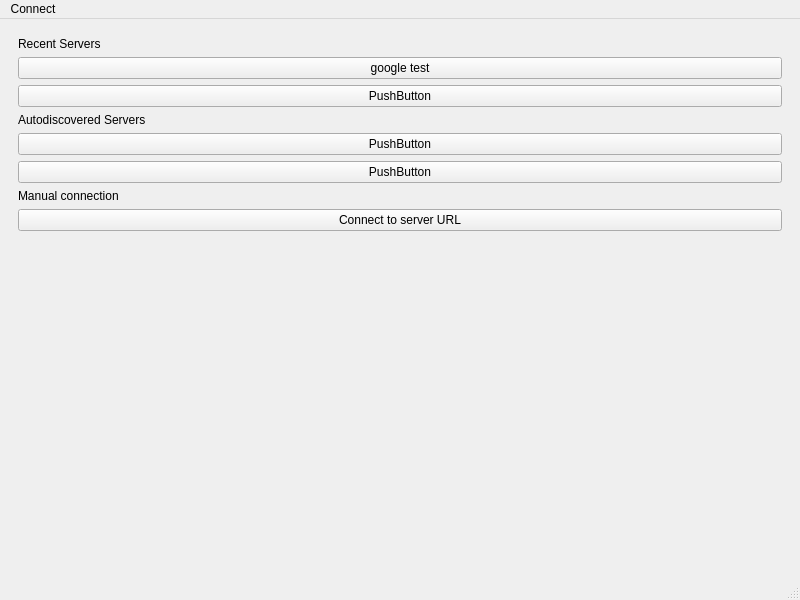
<?xml version="1.0" encoding="UTF-8"?>
<ui version="4.0">
 <class>MainWindow</class>
 <widget class="QMainWindow" name="MainWindow">
  <property name="geometry">
   <rect>
    <x>0</x>
    <y>0</y>
    <width>800</width>
    <height>600</height>
   </rect>
  </property>
  <property name="windowTitle">
   <string>MainWindow</string>
  </property>
  <widget class="QWidget" name="centralwidget">
   <layout class="QGridLayout" name="gridLayout">
    <item row="0" column="0">
     <widget class="QStackedWidget" name="stackedWidget">
      <property name="currentIndex">
       <number>0</number>
      </property>
      <widget class="QWidget" name="index">
       <layout class="QVBoxLayout" name="verticalLayout">
        <item>
         <widget class="QLabel" name="label">
          <property name="sizePolicy">
           <sizepolicy hsizetype="Preferred" vsizetype="Minimum">
            <horstretch>0</horstretch>
            <verstretch>0</verstretch>
           </sizepolicy>
          </property>
          <property name="text">
           <string>Recent Servers</string>
          </property>
         </widget>
        </item>
        <item>
         <widget class="QPushButton" name="pushButton">
          <property name="text">
           <string>google test</string>
          </property>
         </widget>
        </item>
        <item>
         <widget class="QPushButton" name="pushButton_2">
          <property name="text">
           <string>PushButton</string>
          </property>
         </widget>
        </item>
        <item>
         <widget class="QLabel" name="label_2">
          <property name="sizePolicy">
           <sizepolicy hsizetype="Preferred" vsizetype="Minimum">
            <horstretch>0</horstretch>
            <verstretch>0</verstretch>
           </sizepolicy>
          </property>
          <property name="text">
           <string>Autodiscovered Servers</string>
          </property>
         </widget>
        </item>
        <item>
         <widget class="QPushButton" name="pushButton_3">
          <property name="text">
           <string>PushButton</string>
          </property>
         </widget>
        </item>
        <item>
         <widget class="QPushButton" name="pushButton_4">
          <property name="text">
           <string>PushButton</string>
          </property>
         </widget>
        </item>
        <item>
         <widget class="QLabel" name="label_3">
          <property name="sizePolicy">
           <sizepolicy hsizetype="Preferred" vsizetype="Minimum">
            <horstretch>0</horstretch>
            <verstretch>0</verstretch>
           </sizepolicy>
          </property>
          <property name="text">
           <string>Manual connection</string>
          </property>
         </widget>
        </item>
        <item>
         <widget class="QPushButton" name="manualServerButton">
          <property name="text">
           <string>Connect to server URL</string>
          </property>
         </widget>
        </item>
        <item>
         <spacer name="verticalSpacer">
          <property name="orientation">
           <enum>Qt::Vertical</enum>
          </property>
          <property name="sizeHint" stdset="0">
           <size>
            <width>20</width>
            <height>248</height>
           </size>
          </property>
         </spacer>
        </item>
       </layout>
      </widget>
     </widget>
    </item>
   </layout>
  </widget>
  <widget class="QMenuBar" name="menubar">
   <property name="geometry">
    <rect>
     <x>0</x>
     <y>0</y>
     <width>800</width>
     <height>23</height>
    </rect>
   </property>
   <widget class="QMenu" name="menuConnect">
    <property name="title">
     <string>Connect</string>
    </property>
    <addaction name="actionRemote_server"/>
   </widget>
   <addaction name="menuConnect"/>
  </widget>
  <widget class="QStatusBar" name="statusbar"/>
  <action name="actionRemote_server">
   <property name="text">
    <string>Remote server...</string>
   </property>
  </action>
 </widget>
 <resources/>
 <connections/>
</ui>
